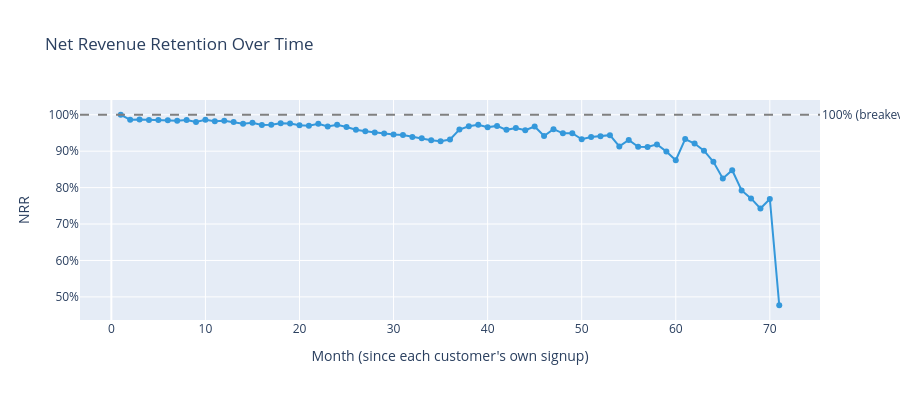

Here is the notebook cell this chart was saved with:
### Markdown cell above
## NRR over time

`month` here is customer-relative (month 1 = each customer's own first billed month),
which keeps this on the same timeline convention as the rest of the project's cohort
work, and lets a mixed-signup-date customer base be compared on a single axis.

### Code cell
nrr_df = compute_nrr_by_cohort_month(panel)
fig = plot_nrr_trend(nrr_df)
fig.show()

nrr_df.head(15)

### Figure 1 — Plotly figure (JSON) as saved in the notebook; plotly's stock layout.template omitted (floating-point values rounded to 4 significant figures)
{"data": [{"line": {"color": "#3498db", "width": 2}, "mode": "lines+markers", "name": "NRR", "type": "scatter", "x": [1, 2, 3, 4, 5, 6, 7, 8, 9, 10, 11, 12, 13, 14, 15, 16, 17, 18, 19, 20, 21, 22, 23, 24, 25, 26, 27, 28, 29, 30, 31, 32, 33, 34, 35, 36, 37, 38, 39, 40, 41, 42, 43, 44, 45, 46, 47, 48, 49, 50, 51, 52, 53, 54, 55, 56, 57, 58, 59, 60, 61, 62, 63, 64, 65, 66, 67, 68, 69, 70, 71], "y": [1.0, 0.9862, 0.9869, 0.9858, 0.9857, 0.9849, 0.9835, 0.9859, 0.9802, 0.986, 0.9822, 0.9836, 0.98, 0.9753, 0.9779, 0.9716, 0.9729, 0.9768, 0.9758, 0.9711, 0.9697, 0.975, 0.968, 0.9726, 0.9662, 0.9591, 0.9544, 0.951, 0.9485, 0.9455, 0.9443, 0.9391, 0.9357, 0.9299, 0.9276, 0.9321, 0.9592, 0.9682, 0.9722, 0.9655, 0.9694, 0.9586, 0.9637, 0.9575, 0.9678, 0.9416, 0.9605, 0.949, 0.9494, 0.9327, 0.9391, 0.9409, 0.9441, 0.9132, 0.931, 0.9121, 0.9113, 0.9186, 0.899, 0.8751, 0.9335, 0.9211, 0.9014, 0.871, 0.8249, 0.8478, 0.7922, 0.7704, 0.7427, 0.7689, 0.4771]}], "layout": {"annotations": [{"showarrow": false, "text": "100% (breakeven)", "x": 1, "xanchor": "left", "xref": "x domain", "y": 1.0, "yanchor": "middle", "yref": "y"}], "height": 400, "shapes": [{"line": {"color": "gray", "dash": "dash"}, "type": "line", "x0": 0, "x1": 1, "xref": "x domain", "y0": 1.0, "y1": 1.0, "yref": "y"}], "title": {"text": "Net Revenue Retention Over Time"}, "xaxis": {"title": {"text": "Month (since each customer's own signup)"}}, "yaxis": {"tickformat": ".0%", "title": {"text": "NRR"}}}}
